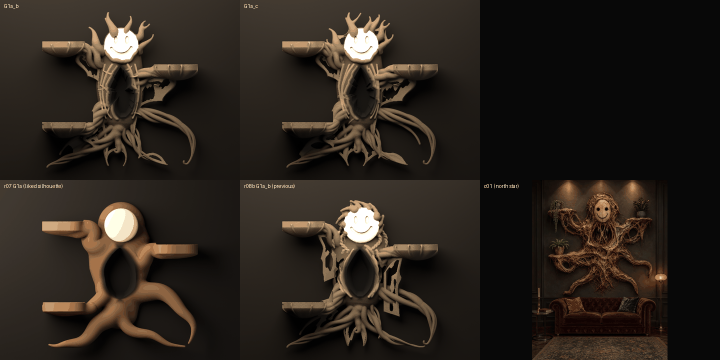
#> input picture teams/cad/composition_r08c/renders/contact_sheet.png, 1440 x 720 px, given in place of study_S6_front.png, which was not available (shown at 1/2 size)
$ python make_cards.py
#> lines starting #> are read from the running program, lines starting #| are printed output that depends on the picture
"""Round-09 cards: front (large) + three-quarter (small) diptych."""
from PIL import Image, ImageDraw, ImageFont
OUT='review/staging/round-09/images'
def card(front, tq, label, out):
#> called with out = 'S6'
    f=Image.open(front).convert('RGB'); t=Image.open(tq).convert('RGB')
#> in card, f is the input picture: PIL image 1440x720 RGB; mean R, G, B 42.3, 35.2, 28.5
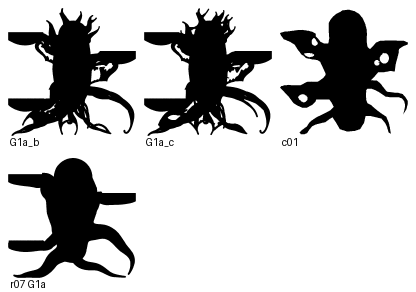
#> input picture teams/cad/composition_r08c/renders/silhouette_sheet_128.png, 416 x 292 px, given in place of study_S6_tq.png, which was not available
    W,H=f.size; tw,th=W//2,H//2
#> after `W, H = f.size`: W = 1440; H = 720
#> after `tw, th = (W // 2, H // 2)`: tw = 720; th = 360
    c=Image.new('RGB',(W+tw+30,H+60),(16,14,12)); c.paste(f,(0,60)); c.paste(t.resize((tw,th)),(W+30,60+H//4))
#> after `c.paste(f, (0, 60))`:
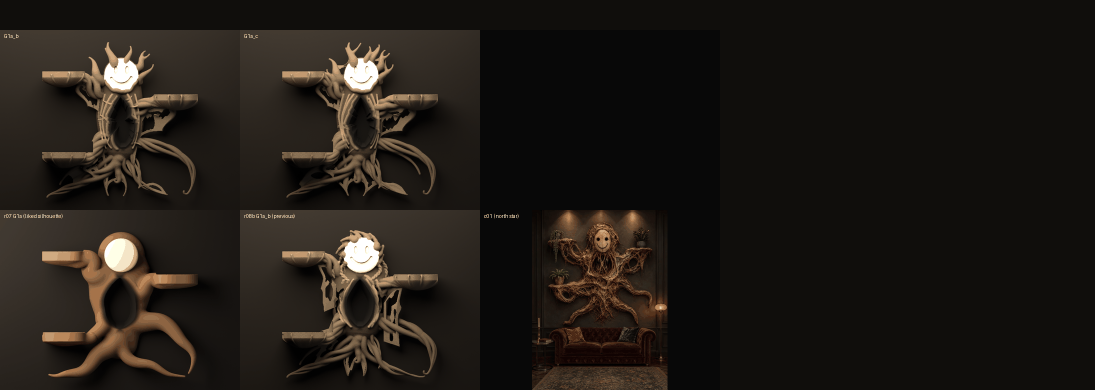
#> c: PIL image 2190x780 RGB (shown at 1/2 size); mean R, G, B 31.9, 26.9, 22
#> after `c.paste(t.resize((tw, th)), (W + 30, 60 + H // 4))`:
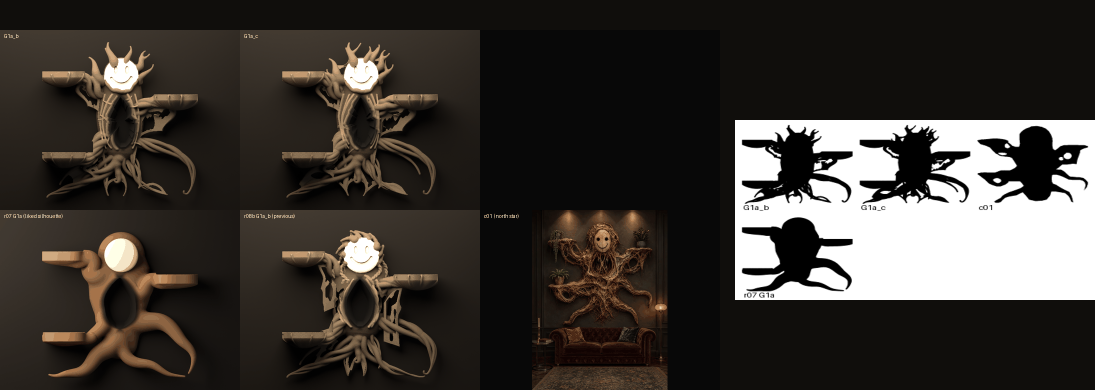
#> c: PIL image 2190x780 RGB (shown at 1/2 size); mean R, G, B 59, 54.2, 49.6
    d=ImageDraw.Draw(c)
    try: font=ImageFont.truetype('DejaVuSans.ttf',30); small=ImageFont.truetype('DejaVuSans.ttf',22)
    except: font=small=ImageFont.load_default()
    d.text((16,14),label,fill=(235,230,220),font=font); d.text((W+30,60+H//4-34),'three-quarter',fill=(170,165,155),font=small)
    c.thumbnail((1400,1000)); c.save(f'{OUT}/{out}.jpg',quality=88)
#> after `c.thumbnail((1400, 1000))`:
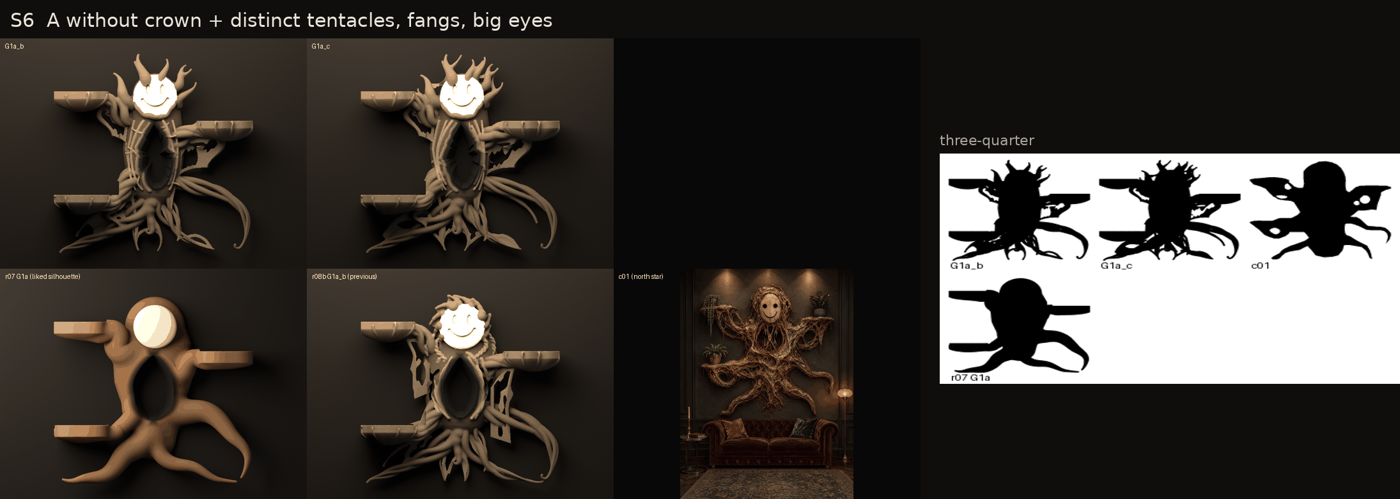
#> c: PIL image 1400x499 RGB; mean R, G, B 59.6, 54.9, 50.3
R='teams/cad/composition_r09/renders'
card(f'{R}/study_S6_front.png',f'{R}/study_S6_tq.png','S6  A without crown + distinct tentacles, fangs, big eyes','S6')
card(f'{R}/study_S5_front.png',f'{R}/study_S5_tq.png','S5  same as S6, quieter eyes','S5')
#> (the run stopped early here; a loop or call above may not have finished)
